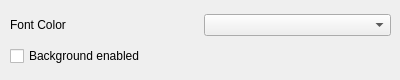
<?xml version="1.0" encoding="UTF-8"?>
<ui version="4.0">
 <class>SettingsGUI</class>
 <widget class="QWidget" name="SettingsGUI">
  <property name="geometry">
   <rect>
    <x>0</x>
    <y>0</y>
    <width>400</width>
    <height>80</height>
   </rect>
  </property>
  <property name="windowTitle">
   <string>Form</string>
  </property>
  <widget class="QWidget" name="verticalLayoutWidget">
   <property name="geometry">
    <rect>
     <x>10</x>
     <y>10</y>
     <width>381</width>
     <height>61</height>
    </rect>
   </property>
   <layout class="QVBoxLayout" name="verticalLayout">
    <item>
     <layout class="QHBoxLayout" name="horizontalLayout">
      <item>
       <widget class="QLabel" name="lb_font_color">
        <property name="text">
         <string>Font Color</string>
        </property>
       </widget>
      </item>
      <item>
       <widget class="QComboBox" name="combo_font_color"/>
      </item>
     </layout>
    </item>
    <item>
     <widget class="QCheckBox" name="checkbox_background_enabled">
      <property name="text">
       <string>Background enabled</string>
      </property>
     </widget>
    </item>
   </layout>
  </widget>
 </widget>
 <resources/>
 <connections/>
</ui>
